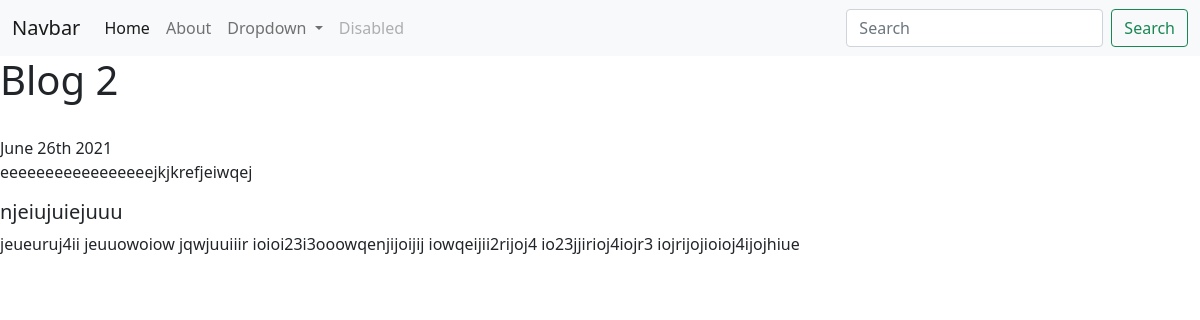
The app's page /blog/2/ with its own data.
### blog/models.py (models this page shows)
class Blog(models.Model):
    title = models.CharField(max_length=200)
    description = models.TextField()
    date=models.DateField()

### blog/views.py (the view)
# urls.py: path('<int:blog_id>/', views.detail, name='detail')
def detail(request,blog_id):
     blog=get_object_or_404(Blog,pk=blog_id)
     return render (request,'blog/detail.html',{'blog':blog})

### blog/templates/blog/detail.html
{% extends 'portfolio/base.html' %}
{% block content %}
<h1>{{ blog.title }} </h1><br>
{{ blog.date|date:'F jS Y'}}
<p>{{ blog.description|safe }}</p><br>
{% endblock %}

### records on screen
Blog: title "Blog 2", date "June 26th 2021", description "eeeeeeeeeeeeeeeeejkjkrefjeiwqej njeiujuiejuuu jeueuruj4ii jeuuowoiow jqwjuuiiir ioioi23i3ooowqenjijoijij iowqeijii2rijoj4 io23jjirioj4iojr3 iojrijojioioj4ijojhiue"
